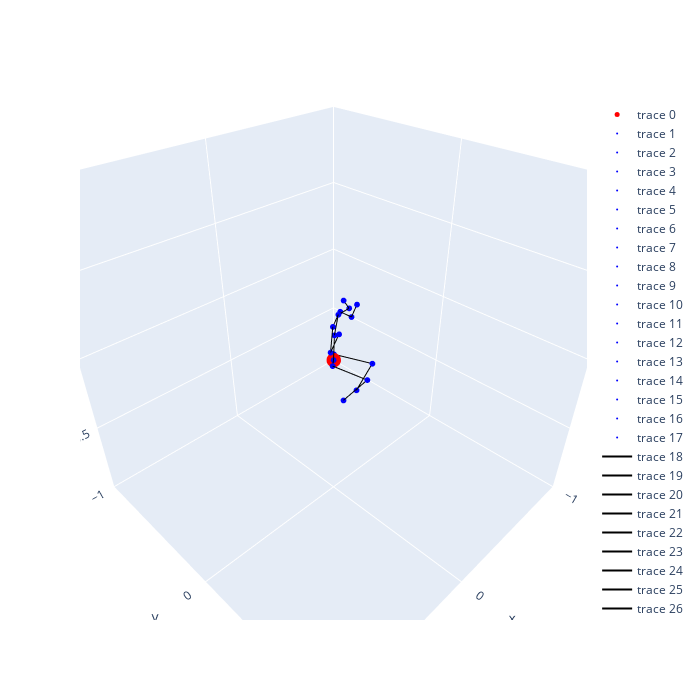

Write notebook code for a chart like this one.
### Code cell
# result
aihub_3d = copy.deepcopy(output)
pos = copy.deepcopy(aihub_3d)
points_aihub_3d = {}
for i, p in enumerate(pos):
    #print(i, h36m_keypoints[i], p)
    points_aihub_3d[h36m_keypoints[i]] = np.array([p[0], p[2], -p[1]]) #np.array([p[0], p[1], p[2]])  #np.array([p[0], -p[2], p[1]])
pos_vector = pos.reshape(-1) # (51,)
total_min, total_max = pos_vector.min(), pos_vector.max()
print("total min: ", total_min,
      "total max: ", total_max)

interact(draw_skeleton(points_aihub_3d, h36m_connections))

### Figure 1 — Plotly figure (JSON) as saved in the notebook; plotly's stock layout.template omitted (floating-point values rounded to 4 significant figures)
{"data": [{"marker": {"color": "red", "size": 5}, "mode": "markers", "type": "scatter3d", "x": [0], "y": [0], "z": [0]}, {"marker": {"color": "blue", "size": 2}, "mode": "markers", "type": "scatter3d", "x": [0.0001839], "y": [0.0003143], "z": [-1.145e-05]}, {"marker": {"color": "blue", "size": 2}, "mode": "markers", "type": "scatter3d", "x": [0.05489], "y": [0.04741], "z": [0.011]}, {"marker": {"color": "blue", "size": 2}, "mode": "markers", "type": "scatter3d", "x": [-0.01407], "y": [0.2401], "z": [-0.01766]}, {"marker": {"color": "blue", "size": 2}, "mode": "markers", "type": "scatter3d", "x": [0.04413], "y": [0.1215], "z": [-0.1912]}, {"marker": {"color": "blue", "size": 2}, "mode": "markers", "type": "scatter3d", "x": [-0.05334], "y": [-0.05038], "z": [-0.01235]}, {"marker": {"color": "blue", "size": 2}, "mode": "markers", "type": "scatter3d", "x": [-0.1511], "y": [0.153], "z": [-0.02372]}, {"marker": {"color": "blue", "size": 2}, "mode": "markers", "type": "scatter3d", "x": [-0.09445], "y": [0.091], "z": [-0.2135]}, {"marker": {"color": "blue", "size": 2}, "mode": "markers", "type": "scatter3d", "x": [-0.02933], "y": [-0.02245], "z": [0.1387]}, {"marker": {"color": "blue", "size": 2}, "mode": "markers", "type": "scatter3d", "x": [-0.05042], "y": [-0.01437], "z": [0.2638]}, {"marker": {"color": "blue", "size": 2}, "mode": "markers", "type": "scatter3d", "x": [-0.116], "y": [0.002357], "z": [0.2829]}, {"marker": {"color": "blue", "size": 2}, "mode": "markers", "type": "scatter3d", "x": [-0.08047], "y": [-0.005419], "z": [0.342]}, {"marker": {"color": "blue", "size": 2}, "mode": "markers", "type": "scatter3d", "x": [-0.1174], "y": [-0.06602], "z": [0.232]}, {"marker": {"color": "blue", "size": 2}, "mode": "markers", "type": "scatter3d", "x": [-0.2284], "y": [-0.08441], "z": [0.1427]}, {"marker": {"color": "blue", "size": 2}, "mode": "markers", "type": "scatter3d", "x": [-0.204], "y": [-0.02196], "z": [0.2596]}, {"marker": {"color": "blue", "size": 2}, "mode": "markers", "type": "scatter3d", "x": [0.02708], "y": [0.02189], "z": [0.238]}, {"marker": {"color": "blue", "size": 2}, "mode": "markers", "type": "scatter3d", "x": [0.1219], "y": [0.1001], "z": [0.158]}, {"marker": {"color": "blue", "size": 2}, "mode": "markers", "type": "scatter3d", "x": [0.06751], "y": [0.1074], "z": [0.2491]}, {"line": {"color": "black"}, "mode": "lines", "type": "scatter3d", "x": [0.0001839, 0.05489], "y": [0.0003143, 0.04741], "z": [-1.145e-05, 0.011]}, {"line": {"color": "black"}, "mode": "lines", "type": "scatter3d", "x": [0.0001839, -0.05334], "y": [0.0003143, -0.05038], "z": [-1.145e-05, -0.01235]}, {"line": {"color": "black"}, "mode": "lines", "type": "scatter3d", "x": [0.0001839, -0.02933], "y": [0.0003143, -0.02245], "z": [-1.145e-05, 0.1387]}, {"line": {"color": "black"}, "mode": "lines", "type": "scatter3d", "x": [0.05489, -0.01407], "y": [0.04741, 0.2401], "z": [0.011, -0.01766]}, {"line": {"color": "black"}, "mode": "lines", "type": "scatter3d", "x": [-0.01407, 0.04413], "y": [0.2401, 0.1215], "z": [-0.01766, -0.1912]}, {"line": {"color": "black"}, "mode": "lines", "type": "scatter3d", "x": [-0.05334, -0.1511], "y": [-0.05038, 0.153], "z": [-0.01235, -0.02372]}, {"line": {"color": "black"}, "mode": "lines", "type": "scatter3d", "x": [-0.1511, -0.09445], "y": [0.153, 0.091], "z": [-0.02372, -0.2135]}, {"line": {"color": "black"}, "mode": "lines", "type": "scatter3d", "x": [-0.02933, -0.05042], "y": [-0.02245, -0.01437], "z": [0.1387, 0.2638]}, {"line": {"color": "black"}, "mode": "lines", "type": "scatter3d", "x": [-0.05042, -0.116], "y": [-0.01437, 0.002357], "z": [0.2638, 0.2829]}, {"line": {"color": "black"}, "mode": "lines", "type": "scatter3d", "x": [-0.116, -0.08047], "y": [0.002357, -0.005419], "z": [0.2829, 0.342]}, {"line": {"color": "black"}, "mode": "lines", "type": "scatter3d", "x": [-0.05042, 0.02708], "y": [-0.01437, 0.02189], "z": [0.2638, 0.238]}, {"line": {"color": "black"}, "mode": "lines", "type": "scatter3d", "x": [0.02708, 0.1219], "y": [0.02189, 0.1001], "z": [0.238, 0.158]}, {"line": {"color": "black"}, "mode": "lines", "type": "scatter3d", "x": [0.1219, 0.06751], "y": [0.1001, 0.1074], "z": [0.158, 0.2491]}, {"line": {"color": "black"}, "mode": "lines", "type": "scatter3d", "x": [-0.05042, -0.1174], "y": [-0.01437, -0.06602], "z": [0.2638, 0.232]}, {"line": {"color": "black"}, "mode": "lines", "type": "scatter3d", "x": [-0.1174, -0.2284], "y": [-0.06602, -0.08441], "z": [0.232, 0.1427]}, {"line": {"color": "black"}, "mode": "lines", "type": "scatter3d", "x": [-0.2284, -0.204], "y": [-0.08441, -0.02196], "z": [0.1427, 0.2596]}], "layout": {"autosize": false, "height": 700, "scene": {"aspectratio": {"x": 1, "y": 1, "z": 1}, "camera": {"eye": {"x": 1, "y": 1, "z": 1}}, "xaxis": {"range": [-1, 1]}, "yaxis": {"range": [-1, 1]}, "zaxis": {"range": [-1, 1]}}, "width": 700}}
